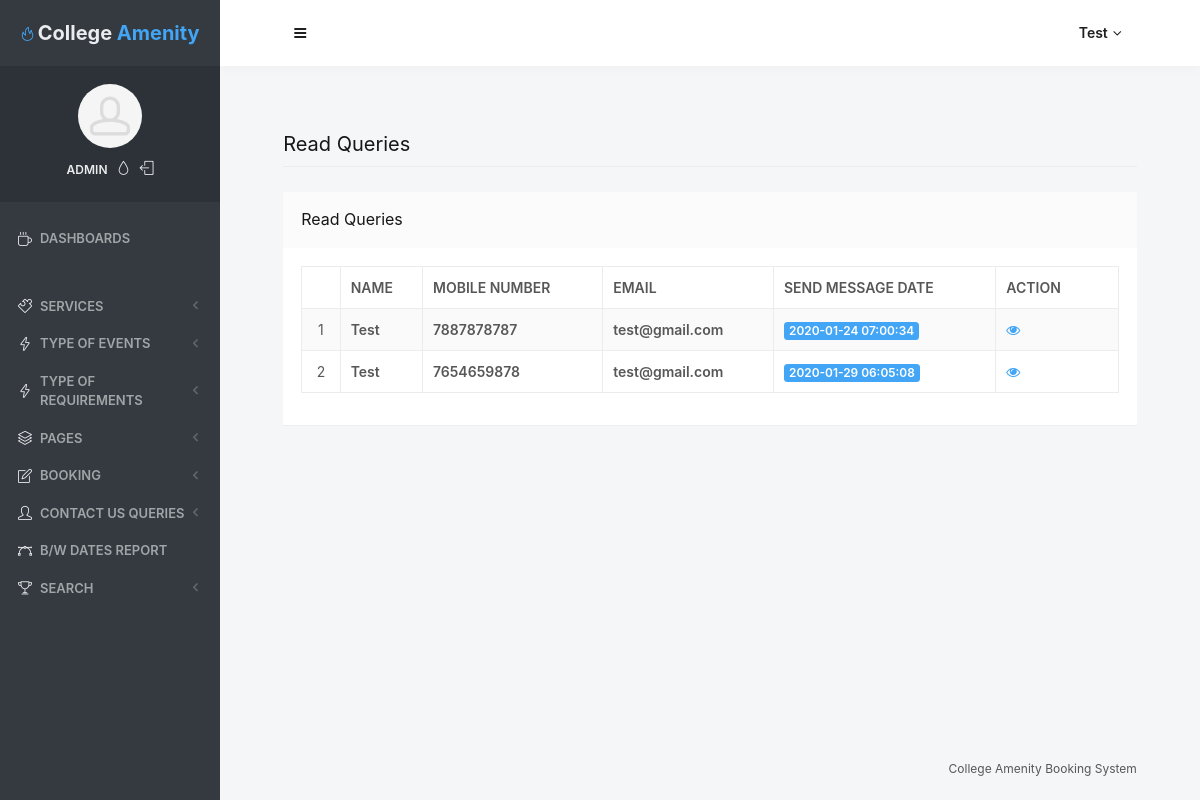
Screenshot of /admin/read-queries.php (signed in) with the database file from the repository.
### tables this page shows
CREATE TABLE IF NOT EXISTS `tbluser` (
  `ID` int(10) NOT NULL AUTO_INCREMENT,
  `Name` varchar(200) DEFAULT NULL,
  `MobileNumber` bigint(10) DEFAULT NULL,
  `Email` varchar(200) DEFAULT NULL,
  `Message` mediumtext,
  `MsgDate` timestamp NULL DEFAULT CURRENT_TIMESTAMP,
  `IsRead` int(5) DEFAULT NULL,
  PRIMARY KEY (`ID`)
);

### admin/read-queries.php (the view, shortened to what this page needs)
<?php
include('includes/dbconnection.php');
if (strlen($_SESSION['odmsaid']==0)) {
  header('location:logout.php');
  } else{
  ?>
<!doctype html>
<html lang="en" class="no-focus">
    <head>
        <link rel="stylesheet" href="assets/js/plugins/datatables/dataTables.bootstrap4.min.css">
        <link rel="stylesheet" id="css-main" href="assets/css/codebase.min.css">
    </head>
    <body>
        <div id="page-container" class="sidebar-o sidebar-inverse side-scroll page-header-fixed main-content-narrow">
           <?php include_once('includes/sidebar.php');?>
          <?php include_once('includes/header.php');?>
            <main id="main-container">
                <div class="content">
                    <h2 class="content-heading">Read Queries</h2>
                    <div class="block">
                        <div class="block-header block-header-default">
                            <h3 class="block-title">Read Queries</h3>
                        </div>
                        <div class="block-content block-content-full">
                            <table class="table table-bordered table-striped table-vcenter js-dataTable-full-pagination">
                                <thead>
                                    <tr>
                                        <th class="text-center"></th>
                                        <th class="d-none d-sm-table-cell">Name</th>
                                        <th class="d-none d-sm-table-cell">Mobile Number</th>
                                        <th class="d-none d-sm-table-cell">Email</th>
                                        <th class="d-none d-sm-table-cell">Send Message Date</th>
                                        <th class="d-none d-sm-table-cell" style="width: 15%;">Action</th>
                                       </tr>
                                </thead>
                                <tbody>
                                    <?php
$sql="SELECT * from tbluser where IsRead='1'";
$query = $dbh -> prepare($sql);
$query->execute();
$results=$query->fetchAll(PDO::FETCH_OBJ);
$cnt=1;
if($query->rowCount() > 0)
{
foreach($results as $row)
{               ?>
                                    <tr>
                                        <td class="text-center"><?php echo htmlentities($cnt);?></td>
                                        <td class="font-w600"><?php  echo htmlentities($row->Name);?></td>
                                        <td class="font-w600"><?php  echo htmlentities($row->MobileNumber);?></td>
                                        <td class="font-w600"><?php  echo htmlentities($row->Email);?></td>
                                        <td class="font-w600">
                                            <span class="badge badge-primary"><?php  echo htmlentities($row->MsgDate);?></span>
                                        </td>
                                         <td class="d-none d-sm-table-cell"><a href="view-user-queries.php?viewid=<?php echo htmlentities ($row->ID);?>"><i class="fa fa-eye" aria-hidden="true"></i></a></td>
                                    </tr>
                                <?php $cnt=$cnt+1;}} ?>
                                </tbody>
                            </table>
                        </div>
                    </div>
                </div>
            </main>
           <?php include_once('includes/footer.php');?>
        </div>
    </body>
</html>
<?php }  ?>

### admin/includes/sidebar.php (shortened to what this page needs)
     <?php
include('includes/dbconnection.php');
if (strlen($_SESSION['odmsaid']==0)) {
  header('location:logout.php');
  } else{
  ?>
   <nav id="sidebar">
                <div id="sidebar-scroll">
                    <div class="sidebar-content">
                        <div class="content-header content-header-fullrow px-15">
                            <div class="content-header-section text-center align-parent sidebar-mini-hidden">
                                <div class="content-header-item">
                                    <a class="link-effect font-w700" href="dashboard.php">
                                        <i class="si si-fire text-primary"></i>
                                        <span class="font-size-xl text-dual-primary-dark"> College </span><span class="font-size-xl text-primary">Amenity</span>
                                    </a>
                                </div>
                            </div>
                        </div>
                        <div class="content-side content-side-full content-side-user px-10 align-parent">
                            <div class="sidebar-mini-hidden-b text-center">
                                <a class="img-link" href="be_pages_generic_profile.html">
                                    <img class="img-avatar" src="assets/img/avatars/avatar15.jpg" alt="">
                                </a>
                                <ul class="list-inline mt-10">
                                    <?php
$aid=$_SESSION['odmsaid'];
$sql="SELECT UserName from  tbladmin where ID=:aid";
$query = $dbh -> prepare($sql);
$query->bindParam(':aid',$aid,PDO::PARAM_STR);
$query->execute();
$results=$query->fetchAll(PDO::FETCH_OBJ);
$cnt=1;
if($query->rowCount() > 0)
{
foreach($results as $row)
{               ?>
                                    <li class="list-inline-item">
                                        <a class="link-effect text-dual-primary-dark font-size-xs font-w600 text-uppercase" href="admin-profile.php"><?php  echo $row->UserName;?></a>
                                    </li><?php $cnt=$cnt+1;}} ?>
                                    <li class="list-inline-item">
                                        <a class="link-effect text-dual-primary-dark" data-toggle="layout" data-action="sidebar_style_inverse_toggle" href="admin-profile.php">
                                            <i class="si si-drop"></i>
                                        </a>
                                    </li>
                                    <li class="list-inline-item">
                                        <a class="link-effect text-dual-primary-dark" href="logout.php">
                                            <i class="si si-logout"></i>
                                        </a>
                                    </li>
                                </ul>
                            </div>
                        </div>
                        <div class="content-side content-side-full">
                            <ul class="nav-main">
                                <li class="open">
                                    <a href="dashboard.php"><i class="si si-cup"></i><span class="sidebar-mini-hide">Dashboards</span></a>
                                </li>
                                <li class="nav-main-heading"><span class="sidebar-mini-visible">UI</span><span class="sidebar-mini-hidden"></span></li>
                                <li>
                                    <a class="nav-submenu" data-toggle="nav-submenu"><i class="si si-puzzle"></i><span class="sidebar-mini-hide"></span> Services</a>
                                </li>
                                <li>
                                    <a class="nav-submenu" data-toggle="nav-submenu" href="#"><i class="si si-energy"></i><span class="sidebar-mini-hide">Type of Events</span></a>
                                </li>
								<li>
                                    <a class="nav-submenu" data-toggle="nav-submenu" href="#"><i class="si si-energy"></i><span class="sidebar-mini-hide">Type of Requirements</span></a>
                                </li>
                                <li>
                                    <a class="nav-submenu" data-toggle="nav-submenu" href="#"><i class="si si-layers"></i><span class="sidebar-mini-hide">Pages</span></a>
                                </li>
                                <li>
                                    <a class="nav-submenu" data-toggle="nav-submenu" href="#"><i class="si si-note"></i><span class="sidebar-mini-hide">Booking</span></a>
                                </li>
                                <li>
                                    <a class="nav-submenu" data-toggle="nav-submenu" href="#"><i class="si si-user"></i><span class="sidebar-mini-hide">Contact Us Queries</span></a>
                                </li>
                                <li>
                                    <a  href="between-dates-report.php"><i class="si si-vector"></i><span class="sidebar-mini-hide">B/w Dates Report</span></a>
                                </li>
                                <li>
                                    <a class="nav-submenu" data-toggle="nav-submenu" href="#"><i class="si si-trophy"></i><span class="sidebar-mini-hide">Search</span></a>
                                </li>
                            </ul>
                        </div>
                    </div>
                </div>
            </nav>
           <?php }  ?>

### admin/includes/header.php (shortened to what this page needs)
   <?php
include('includes/dbconnection.php');
if (strlen($_SESSION['odmsaid']==0)) {
  header('location:logout.php');
  } else{
  ?>
            <header id="page-header">
                <div class="content-header">
                    <div class="content-header-section">
                        <button type="button" class="btn btn-circle btn-dual-secondary" data-toggle="layout" data-action="sidebar_toggle">
                            <i class="fa fa-navicon"></i>
                        </button>
                    </div>
                    <div class="content-header-section">
                        <div class="btn-group" role="group">
                            <?php
$aid=$_SESSION['odmsaid'];
$sql="SELECT AdminName from  tbladmin where ID=:aid";
$query = $dbh -> prepare($sql);
$query->bindParam(':aid',$aid,PDO::PARAM_STR);
$query->execute();
$results=$query->fetchAll(PDO::FETCH_OBJ);
$cnt=1;
if($query->rowCount() > 0)
{
foreach($results as $row)
{               ?>
                            <button type="button" class="btn btn-rounded btn-dual-secondary" id="page-header-user-dropdown" data-toggle="dropdown" aria-haspopup="true" aria-expanded="false">
                                <?php  echo $row->AdminName;?><i class="fa fa-angle-down ml-5"></i>
                            </button>
                            <?php $cnt=$cnt+1;}} ?>
                        </div>
                    </div>
                </div>
            </header>
            <?php }  ?>

### rows the page displays
tbluser: Name "Test", MobileNumber "7887878787", Email "test@gmail.com", MsgDate "2020-01-24 07:00:34"
tbluser: Name "Test", MobileNumber "7654659878", Email "test@gmail.com", MsgDate "2020-01-29 06:05:08"

### other values shown
$row->UserName "ADMIN"
$row->AdminName "Test"
